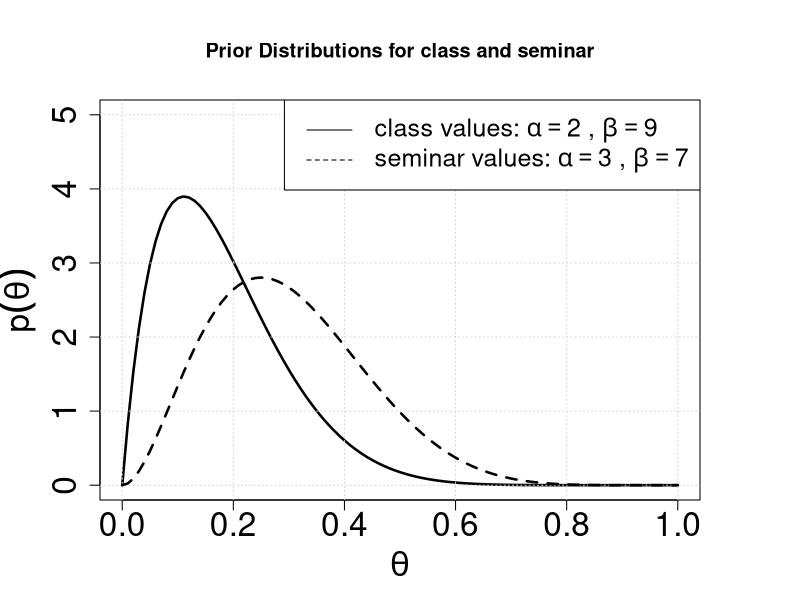

The R script that drew this image:
# class set the hyperparameters alpha and beta for the prior distribution to be
aclass=2
bclass=9

# Seminar used
aseminar = 3
bseminar = 7

pdf(file = "prior_class_vs_seminar.pdf", useDingbats = FALSE, width=7, height=8)
par(mar=c(5,5,5,5))

# plot the prior distribution from students
curve(dbeta(x, shape1 = aclass, shape2 = bclass),
      xlab = expression(theta), ylab = expression(p(theta)) , cex.lab=2, cex.axis=2, lwd = 2.5, main="Prior Distributions for class and seminar", ylim=c(0,5))
# add a grid to the plot if you like
grid()


# add curve for the prior distribution from faculty, postdocs, gradstudents
curve(dbeta(x, shape1 = aseminar, shape2 = bseminar), add=TRUE, lty=2, lwd=2.5)

# add a legend showing the alpha and beta values
legend("topright", legend = c(
  as.expression( bquote("class values:"~alpha == .(aclass)~","~beta == .(bclass)) ), 
  as.expression( bquote("seminar values:"~alpha == .(aseminar)~","~beta == .(bseminar)) )
  ), cex=1.5, lty=c(1,2))

dev.off()


